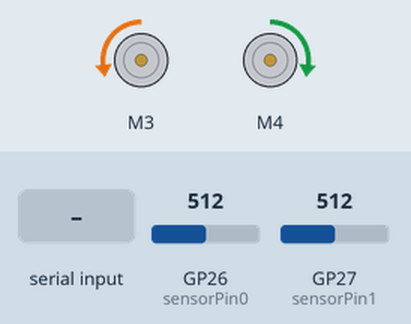
Recording of a sketch running on a simulated Raspberry Pi Pico. Shown: 2 × DC motor (green arrow = forward, orange = backward, longer = faster). Inputs (shaded band) come from the test bench; at power-on: GP26 (sensorPin0) = 512, GP27 (sensorPin1) = 512. What the sketch prints to the serial monitor is not drawn.

Above: at 1.2 s.
1.3 s: "S90\n" received over Serial
At 2.1 s:
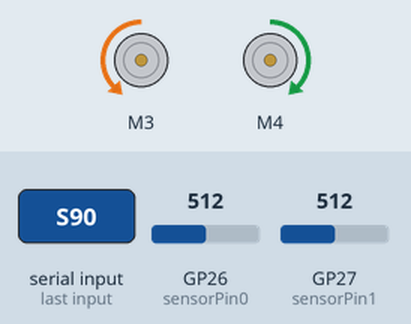
2.8 s: GP26 (sensorPin0) set to 716
At 3.2 s:
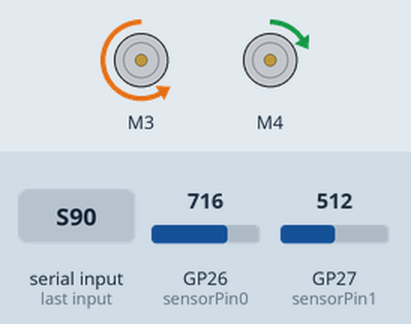
4.3 s: GP27 (sensorPin1) set to 306
At 5.5 s:
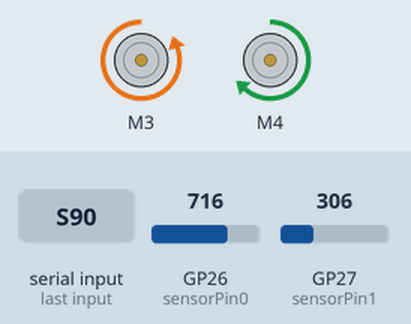
5.8 s: "S,45\n" received over Serial
At 6.7 s:
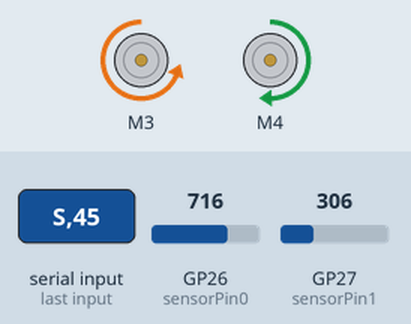
7.3 s: GP26 (sensorPin0) set to 900
At 7.9 s:
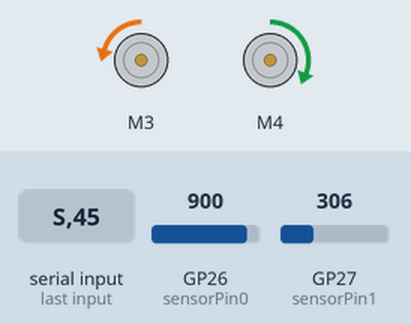
8.8 s: GP27 (sensorPin1) set to 122
At 10.2 s:
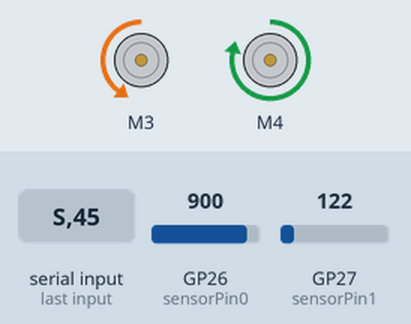
Timing chart, 0 to 11.3 s (numbered marks = the images above; inputs shaded):
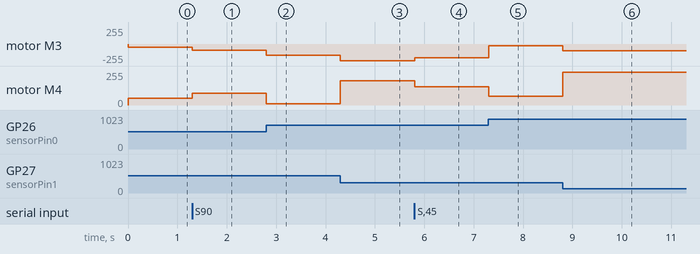

The sketch:

MotorControllerSerialInput.ino
```cpp
#include <Wire.h>
#include <Adafruit_MotorShield.h>
#include "utility/Adafruit_PWMServoDriver.h"

double P = .80; // proportion between 0 and 1
double I = 0; // integral between 0 and 1
double D = 0; // derivative between 0 and 1
double S = 50; // speed between 0 and 255

int sensorPin0 = A0;    // select the input pin for IR sensor 0
int sensorValue0 = 0;  // variable to store the value coming from the sensor 0

int sensorPin1 = A1;    // select the input pin for IR sensor 1
int sensorValue1 = 0;  // variable to store the value coming from sensor 1

// VARIABLES FOR SERIAL COM
String validInput = "PIDS"; // string of Inputs (Proportion, Integral, Derivative, Speed)that can be toggled via Serial
char paramToSet = ' ';
boolean readingFirstChar = true;

Adafruit_MotorShield AFMS = Adafruit_MotorShield();
Adafruit_DCMotor *motor1 = AFMS.getMotor(3);
Adafruit_DCMotor *motor2 = AFMS.getMotor(4);

void setup() {
  Serial.begin(9600);
  AFMS.begin();
  motor1->setSpeed(doubleToByte(S)); //between 0 and 255
  motor2->setSpeed(doubleToByte(S));
  Serial.print("Enter the first letter of the parameter you want to tune: ");
}

void loop1(){
 Serial.println("hello");
}

void loop() {
  serialEvent(); // call the function for serial com

  // read the value from the sensors
  sensorValue0 = analogRead(sensorPin0);
  sensorValue1 = analogRead(sensorPin1);

  // calculate the error, difference in left and right sensor readings
  int error = sensorValue0 - sensorValue1;
  Serial.print("Error :");
  Serial.println(error);

  // get control input value
  double speedDiff = calculatePID(error);
  Serial.print("SpeedDiff :");
  Serial.println(speedDiff);
  int motor1Speed = doubleToByte(S + speedDiff/2);
  int motor2Speed = doubleToByte(S - speedDiff/2);
  Serial.println(motor1Speed);
  Serial.println(motor2Speed);
  motor1->setSpeed(min(motor1Speed, 255));
  motor2->setSpeed(max(motor2Speed, 1));
  motor1->run(BACKWARD);
  motor2->run(FORWARD);
}

double calculatePID(double error){
  return P*error;
}

void serialEvent() {
  while (Serial.available()) { // get the new byte
    if(readingFirstChar){ // if searching for valid input
      char inChar = (char)Serial.read();
      if(validInput.indexOf(inChar) != -1){ // if input is one of our valid inputs (P, I, D, or S)
        readingFirstChar = false;
        paramToSet = inChar;
        Serial.println(inChar);
        Serial.print("Now enter a value: ");
      }
    } else {
      float val = Serial.parseFloat();
      Serial.println(val);
      setParameter(paramToSet, val);
      readingFirstChar = true;
      Serial.print("Enter the first letter of the parameter you want to tune: ");
    }
  }
}

void setParameter(char p, double val){ // set the chosen parameter with the new value inputted
  switch(p){
    case 'P':
      if(isValidRange(0,1,val)){
        P = val;
      }
      break;
    case 'I':
      if(isValidRange(0,1,val)){
        I = val;
      }
      break;
    case 'D':
      if(isValidRange(0,1,val)){
        D = val;
      }
      break;
    case 'S':
      if(isValidRange(0,255,val)){
        S = val;
      }
      break;
  }
  Serial.println(P);
  Serial.println(I);
  Serial.println(D);
  Serial.println(S);
}

boolean isValidRange(double lower, double upper, double val){
  if(val < lower || val > upper){
    Serial.print("Invalid input! Enter a value between ");
    Serial.print(lower);
    Serial.print(" and ");
    Serial.println(upper);
    return false;
  }
  return true;
}

byte doubleToByte(double val){
  return (byte)(int) val;
}
```

Measured:
- after the input at 1.3 s, motor M3: backward 50/255 → backward 90/255 at once; motor M4: forward 50/255 → forward 90/255 at once
- after the input at 2.8 s, motor M3: backward 90/255 → backward 171/255 at once; motor M4: forward 90/255 → forward 8/255 at once
- after the input at 4.3 s, motor M3: backward 171/255 → backward 254/255 at once; motor M4: forward 8/255 → forward 182/255 at once
- after the input at 5.8 s, motor M3: backward 254/255 → backward 209/255 at once; motor M4: forward 182/255 → forward 137/255 at once
- after the input at 7.3 s, motor M3: backward 209/255 → backward 26/255 at once; motor M4: forward 137/255 → forward 64/255 at once
- after the input at 8.8 s, motor M3: backward 26/255 → backward 100/255 at once; motor M4: forward 64/255 → forward 246/255 at once
